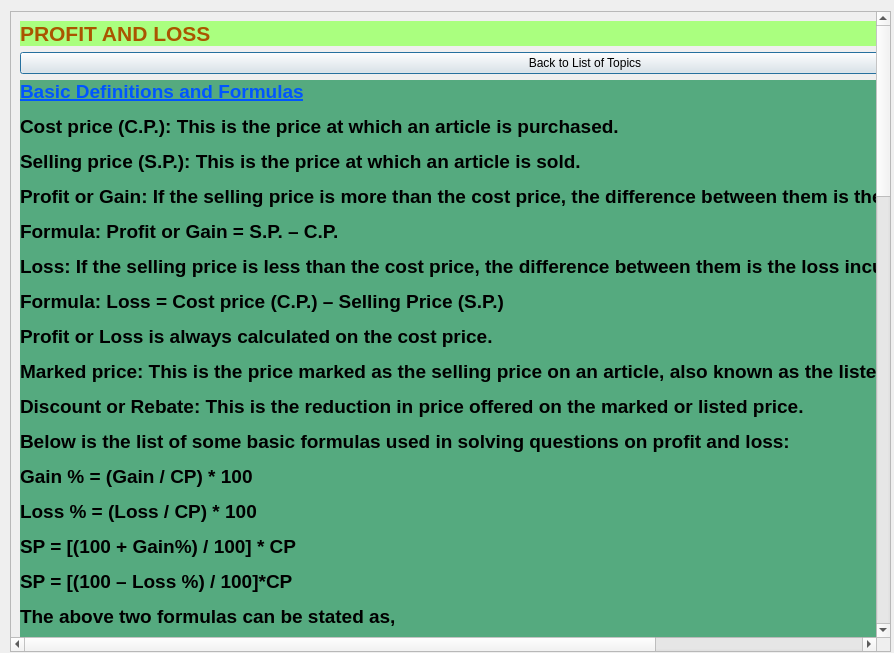
<?xml version="1.0" encoding="UTF-8"?>
<ui version="4.0">
 <class>profit</class>
 <widget class="QDialog" name="profit">
  <property name="geometry">
   <rect>
    <x>0</x>
    <y>0</y>
    <width>894</width>
    <height>653</height>
   </rect>
  </property>
  <property name="windowTitle">
   <string>Dialog</string>
  </property>
  <widget class="QScrollArea" name="scrollArea">
   <property name="geometry">
    <rect>
     <x>10</x>
     <y>11</y>
     <width>881</width>
     <height>641</height>
    </rect>
   </property>
   <property name="widgetResizable">
    <bool>true</bool>
   </property>
   <widget class="QWidget" name="scrollAreaWidgetContents">
    <property name="geometry">
     <rect>
      <x>0</x>
      <y>0</y>
      <width>1241</width>
      <height>2193</height>
     </rect>
    </property>
    <layout class="QGridLayout" name="gridLayout">
     <item row="0" column="0">
      <widget class="QLabel" name="label">
       <property name="styleSheet">
        <string notr="true">font: 75 11pt &quot;Modern&quot;;
font: 75 11pt &quot;OCR A Extended&quot;;
background-color: rgb(170, 255, 127);</string>
       </property>
       <property name="text">
        <string>&lt;html&gt;&lt;head/&gt;&lt;body&gt;&lt;p&gt;&lt;span style=&quot; font-size:16pt; font-weight:600; color:#aa5500;&quot;&gt;PROFIT AND LOSS&lt;/span&gt;&lt;/p&gt;&lt;/body&gt;&lt;/html&gt;</string>
       </property>
      </widget>
     </item>
     <item row="3" column="0">
      <widget class="QLabel" name="label_3">
       <property name="styleSheet">
        <string notr="true">font: 75 10pt &quot;SAPGUI-Icons&quot;;
background-color: rgb(25, 255, 140);</string>
       </property>
       <property name="text">
        <string>&lt;html&gt;&lt;head/&gt;&lt;body&gt;&lt;p align=&quot;center&quot;&gt;&lt;span style=&quot; font-size:14pt; font-weight:600;&quot;&gt;IMPORTANT QUESTIONS&lt;/span&gt;&lt;/p&gt;&lt;p&gt;&lt;span style=&quot; font-size:14pt; font-weight:600;&quot;&gt;Question 1: An article is purchased for Rs. 450 and sold for Rs. 500. Find the gain percent.&lt;/span&gt;&lt;/p&gt;&lt;p&gt;&lt;span style=&quot; font-size:14pt; font-weight:600;&quot;&gt;Solution:&lt;/span&gt;&lt;/p&gt;&lt;p&gt;&lt;span style=&quot; font-size:14pt; font-weight:600;&quot;&gt;Gain = SP – CP = 500 – 450 = 50.&lt;/span&gt;&lt;/p&gt;&lt;p&gt;&lt;span style=&quot; font-size:14pt; font-weight:600;&quot;&gt;Gain% = (50/450)*100 = 100/9 %&lt;/span&gt;&lt;/p&gt;&lt;p&gt;&lt;span style=&quot; font-size:14pt; font-weight:600;&quot;&gt;Question 2: A man sold a fan for Rs. 465. Find the cost price if he incurred a loss of 7%.&lt;/span&gt;&lt;/p&gt;&lt;p&gt;&lt;span style=&quot; font-size:14pt; font-weight:600;&quot;&gt;Solution:&lt;/span&gt;&lt;/p&gt;&lt;p&gt;&lt;span style=&quot; font-size:14pt; font-weight:600;&quot;&gt;CP = [100 / (100 – Loss %)] * SP&lt;/span&gt;&lt;/p&gt;&lt;p&gt;&lt;span style=&quot; font-size:14pt; font-weight:600;&quot;&gt;Therefore, the cost price of the fan = (100/93)*465 = Rs. 500&lt;/span&gt;&lt;/p&gt;&lt;p&gt;&lt;span style=&quot; font-size:14pt; font-weight:600;&quot;&gt;Question 3: In a transaction, the profit percentage is 80% of the cost. If the cost further increases by 20% but the selling price&lt;/span&gt;&lt;/p&gt;&lt;p&gt;&lt;span style=&quot; font-size:14pt; font-weight:600;&quot;&gt;remains the same, how much is the decrease in profit percentage?&lt;/span&gt;&lt;/p&gt;&lt;p&gt;&lt;span style=&quot; font-size:14pt; font-weight:600;&quot;&gt;Solution:&lt;/span&gt;&lt;/p&gt;&lt;p&gt;&lt;span style=&quot; font-size:14pt; font-weight:600;&quot;&gt;Let us assume CP = Rs. 100.&lt;/span&gt;&lt;/p&gt;&lt;p&gt;&lt;span style=&quot; font-size:14pt; font-weight:600;&quot;&gt;Then Profit = Rs. 80 and selling price = Rs. 180.&lt;/span&gt;&lt;/p&gt;&lt;p&gt;&lt;span style=&quot; font-size:14pt; font-weight:600;&quot;&gt;The cost increases by 20% → New CP = Rs. 120, SP = Rs. 180.&lt;/span&gt;&lt;/p&gt;&lt;p&gt;&lt;span style=&quot; font-size:14pt; font-weight:600;&quot;&gt;Profit % = 60/120 * 100 = 50%.&lt;/span&gt;&lt;/p&gt;&lt;p&gt;&lt;span style=&quot; font-size:14pt; font-weight:600;&quot;&gt;Therefore, Profit decreases by 30%.&lt;/span&gt;&lt;/p&gt;&lt;p&gt;&lt;span style=&quot; font-size:14pt; font-weight:600;&quot;&gt;Question 4: A man bought some toys at the rate of 10 for Rs. 40 and sold them at 8 for Rs. 35. Find his gain or loss percent.&lt;/span&gt;&lt;/p&gt;&lt;p&gt;&lt;span style=&quot; font-size:14pt; font-weight:600;&quot;&gt;Solution:&lt;/span&gt;&lt;/p&gt;&lt;p&gt;&lt;span style=&quot; font-size:14pt; font-weight:600;&quot;&gt;Cost price of 10 toys = Rs. 40 → CP of 1 toy = Rs. 4.&lt;/span&gt;&lt;/p&gt;&lt;p&gt;&lt;span style=&quot; font-size:14pt; font-weight:600;&quot;&gt;Selling price of 8 toys = Rs. 35 → SP of 1 toy = Rs. 35/8&lt;/span&gt;&lt;/p&gt;&lt;p&gt;&lt;span style=&quot; font-size:14pt; font-weight:600;&quot;&gt;Therefore, Gain = 35/8 – 4 = 3/8.&lt;/span&gt;&lt;/p&gt;&lt;p&gt;&lt;span style=&quot; font-size:14pt; font-weight:600;&quot;&gt;Gain percent = (3/8)/4 * 100 = 9.375%&lt;/span&gt;&lt;/p&gt;&lt;p&gt;&lt;span style=&quot; font-size:14pt; font-weight:600;&quot;&gt;Question 5: The cost price of 10 pens is the same as the selling price of n pens. If there is a loss of 40%,&lt;/span&gt;&lt;/p&gt;&lt;p&gt;&lt;span style=&quot; font-size:14pt; font-weight:600;&quot;&gt;approximately what is the value of n?&lt;/span&gt;&lt;/p&gt;&lt;p&gt;&lt;span style=&quot; font-size:14pt; font-weight:600;&quot;&gt;Solution:&lt;/span&gt;&lt;/p&gt;&lt;p&gt;&lt;span style=&quot; font-size:14pt; font-weight:600;&quot;&gt;Let the price of each pen be Re. 1.&lt;/span&gt;&lt;/p&gt;&lt;p&gt;&lt;span style=&quot; font-size:14pt; font-weight:600;&quot;&gt;Then the cost price of n pens is Rs. n and&lt;/span&gt;&lt;/p&gt;&lt;p&gt;&lt;span style=&quot; font-size:14pt; font-weight:600;&quot;&gt;the selling price of n pens is Rs. 10.&lt;/span&gt;&lt;/p&gt;&lt;p&gt;&lt;span style=&quot; font-size:14pt; font-weight:600;&quot;&gt;Loss = n-10.&lt;/span&gt;&lt;/p&gt;&lt;p&gt;&lt;span style=&quot; font-size:14pt; font-weight:600;&quot;&gt;Loss of 40% → (loss/CP)*100 = 40&lt;/span&gt;&lt;/p&gt;&lt;p&gt;&lt;span style=&quot; font-size:14pt; font-weight:600;&quot;&gt;Therefore, [(n-10)/n]*100 = 40 → n = 17 (approx)&lt;/span&gt;&lt;/p&gt;&lt;p&gt;&lt;span style=&quot; font-size:14pt; font-weight:600;&quot;&gt;Question 6: A dishonest merchant sells his grocery using weights 15% less than the true weights and&lt;/span&gt;&lt;/p&gt;&lt;p&gt;&lt;span style=&quot; font-size:14pt; font-weight:600;&quot;&gt;makes a profit of 20%. Find his total gain percentage.&lt;/span&gt;&lt;/p&gt;&lt;p&gt;&lt;span style=&quot; font-size:14pt; font-weight:600;&quot;&gt;Solution:&lt;/span&gt;&lt;/p&gt;&lt;p&gt;&lt;span style=&quot; font-size:14pt; font-weight:600;&quot;&gt;Let us consider 1 kg of grocery bag. Its actual weight is 85% of 1000 gm = 850 gm.&lt;/span&gt;&lt;/p&gt;&lt;p&gt;&lt;span style=&quot; font-size:14pt; font-weight:600;&quot;&gt;Let the cost price of each gram be Re. 1. Then the CP of each bag = Rs. 850.&lt;/span&gt;&lt;/p&gt;&lt;p&gt;&lt;span style=&quot; font-size:14pt; font-weight:600;&quot;&gt;SP of 1 kg of bag = 120% of the true CP&lt;/span&gt;&lt;/p&gt;&lt;p&gt;&lt;span style=&quot; font-size:14pt; font-weight:600;&quot;&gt;Therefore, SP = 120/100 * 1000 = Rs. 1200&lt;/span&gt;&lt;/p&gt;&lt;p&gt;&lt;span style=&quot; font-size:14pt; font-weight:600;&quot;&gt;Gain = 1200 – 850 = 350&lt;/span&gt;&lt;/p&gt;&lt;p&gt;&lt;span style=&quot; font-size:14pt; font-weight:600;&quot;&gt;Hence Gain % = 350/850 * 100 = 41.17%&lt;/span&gt;&lt;/p&gt;&lt;/body&gt;&lt;/html&gt;</string>
       </property>
      </widget>
     </item>
     <item row="2" column="0">
      <widget class="QLabel" name="label_2">
       <property name="styleSheet">
        <string notr="true">background-color: rgb(85, 170, 127);
font: 75 14pt &quot;MS Shell Dlg 2&quot;;</string>
       </property>
       <property name="text">
        <string>&lt;html&gt;&lt;head/&gt;&lt;body&gt;&lt;p&gt;&lt;span style=&quot; font-size:14pt; font-weight:600; text-decoration: underline; color:#0055ff;&quot;&gt;Basic Definitions and Formulas&lt;/span&gt;&lt;/p&gt;&lt;p&gt;&lt;span style=&quot; font-size:14pt; font-weight:600;&quot;&gt;Cost price (C.P.): This is the price at which an article is purchased.&lt;/span&gt;&lt;/p&gt;&lt;p&gt;&lt;span style=&quot; font-size:14pt; font-weight:600;&quot;&gt;Selling price (S.P.): This is the price at which an article is sold.&lt;/span&gt;&lt;/p&gt;&lt;p&gt;&lt;span style=&quot; font-size:14pt; font-weight:600;&quot;&gt;Profit or Gain: If the selling price is more than the cost price, the difference between them is the profit incurred.&lt;/span&gt;&lt;/p&gt;&lt;p&gt;&lt;span style=&quot; font-size:14pt; font-weight:600;&quot;&gt;Formula: Profit or Gain = S.P. – C.P.&lt;/span&gt;&lt;/p&gt;&lt;p&gt;&lt;span style=&quot; font-size:14pt; font-weight:600;&quot;&gt;Loss: If the selling price is less than the cost price, the difference between them is the loss incurred.&lt;/span&gt;&lt;/p&gt;&lt;p&gt;&lt;span style=&quot; font-size:14pt; font-weight:600;&quot;&gt;Formula: Loss = Cost price (C.P.) – Selling Price (S.P.)&lt;/span&gt;&lt;/p&gt;&lt;p&gt;&lt;span style=&quot; font-size:14pt; font-weight:600;&quot;&gt;Profit or Loss is always calculated on the cost price.&lt;/span&gt;&lt;/p&gt;&lt;p&gt;&lt;span style=&quot; font-size:14pt; font-weight:600;&quot;&gt;Marked price: This is the price marked as the selling price on an article, also known as the listed price.&lt;/span&gt;&lt;/p&gt;&lt;p&gt;&lt;span style=&quot; font-size:14pt; font-weight:600;&quot;&gt;Discount or Rebate: This is the reduction in price offered on the marked or listed price.&lt;/span&gt;&lt;/p&gt;&lt;p&gt;&lt;span style=&quot; font-size:14pt; font-weight:600;&quot;&gt;Below is the list of some basic formulas used in solving questions on profit and loss:&lt;/span&gt;&lt;/p&gt;&lt;p&gt;&lt;span style=&quot; font-size:14pt; font-weight:600;&quot;&gt;Gain % = (Gain / CP) * 100&lt;/span&gt;&lt;/p&gt;&lt;p&gt;&lt;span style=&quot; font-size:14pt; font-weight:600;&quot;&gt;Loss % = (Loss / CP) * 100&lt;/span&gt;&lt;/p&gt;&lt;p&gt;&lt;span style=&quot; font-size:14pt; font-weight:600;&quot;&gt;SP = [(100 + Gain%) / 100] * CP&lt;/span&gt;&lt;/p&gt;&lt;p&gt;&lt;span style=&quot; font-size:14pt; font-weight:600;&quot;&gt;SP = [(100 – Loss %) / 100]*CP&lt;/span&gt;&lt;/p&gt;&lt;p&gt;&lt;span style=&quot; font-size:14pt; font-weight:600;&quot;&gt;The above two formulas can be stated as,&lt;/span&gt;&lt;/p&gt;&lt;p&gt;&lt;span style=&quot; font-size:14pt; font-weight:600;&quot;&gt;If an article is sold at a gain of 10%, then SP = 110% of CP.&lt;/span&gt;&lt;/p&gt;&lt;p&gt;&lt;span style=&quot; font-size:14pt; font-weight:600;&quot;&gt;If an article is sold at a loss of 10%, then SP = 90% of CP.&lt;/span&gt;&lt;/p&gt;&lt;p&gt;&lt;span style=&quot; font-size:14pt; font-weight:600;&quot;&gt;CP = [100 / (100 + Gain%)] * SP&lt;/span&gt;&lt;/p&gt;&lt;p&gt;&lt;span style=&quot; font-size:14pt; font-weight:600;&quot;&gt;CP = [100 / (100 – Loss%)] * SP&lt;/span&gt;&lt;/p&gt;&lt;/body&gt;&lt;/html&gt;</string>
       </property>
      </widget>
     </item>
     <item row="1" column="0">
      <widget class="QPushButton" name="pushButton">
       <property name="text">
        <string>Back to List of Topics</string>
       </property>
      </widget>
     </item>
    </layout>
   </widget>
  </widget>
 </widget>
 <resources/>
 <connections/>
</ui>
